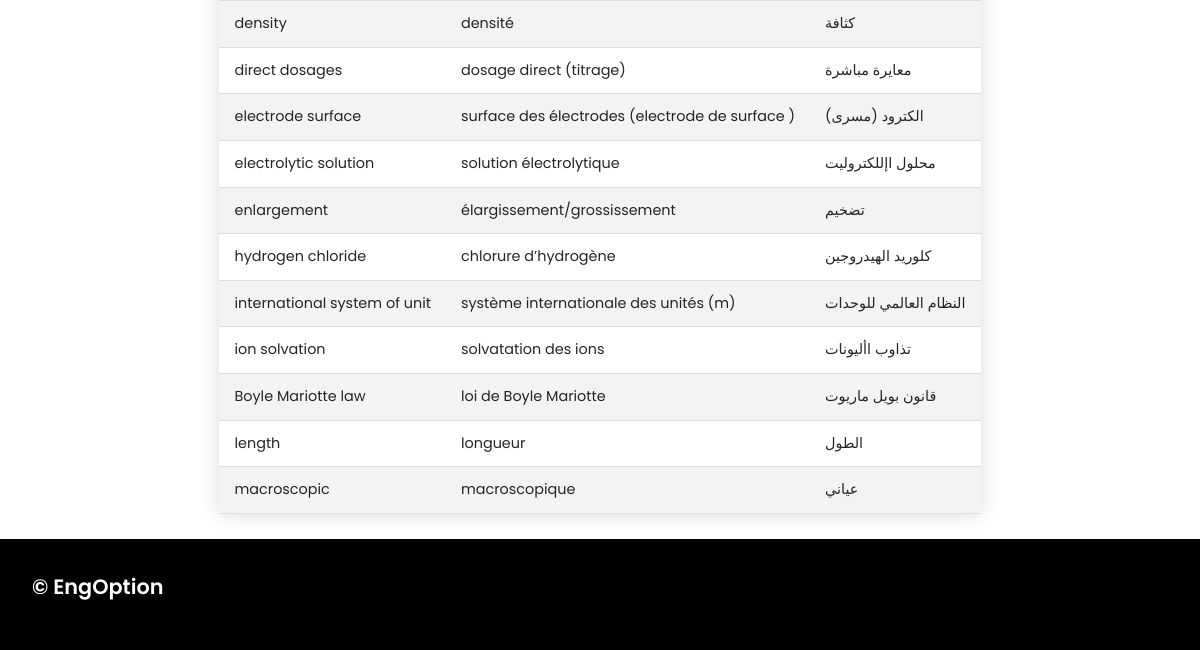
Page /pc/measurement/ (lower part) on the earlier database version.
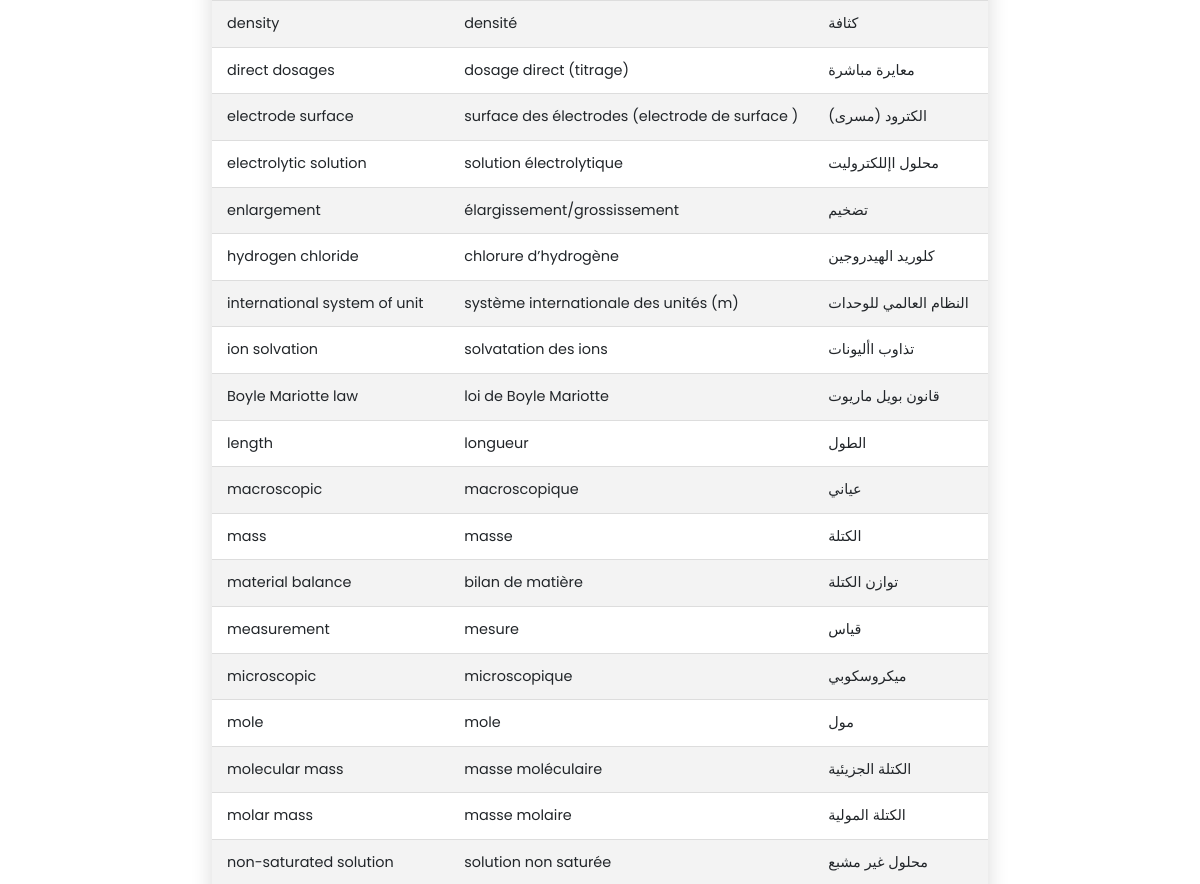
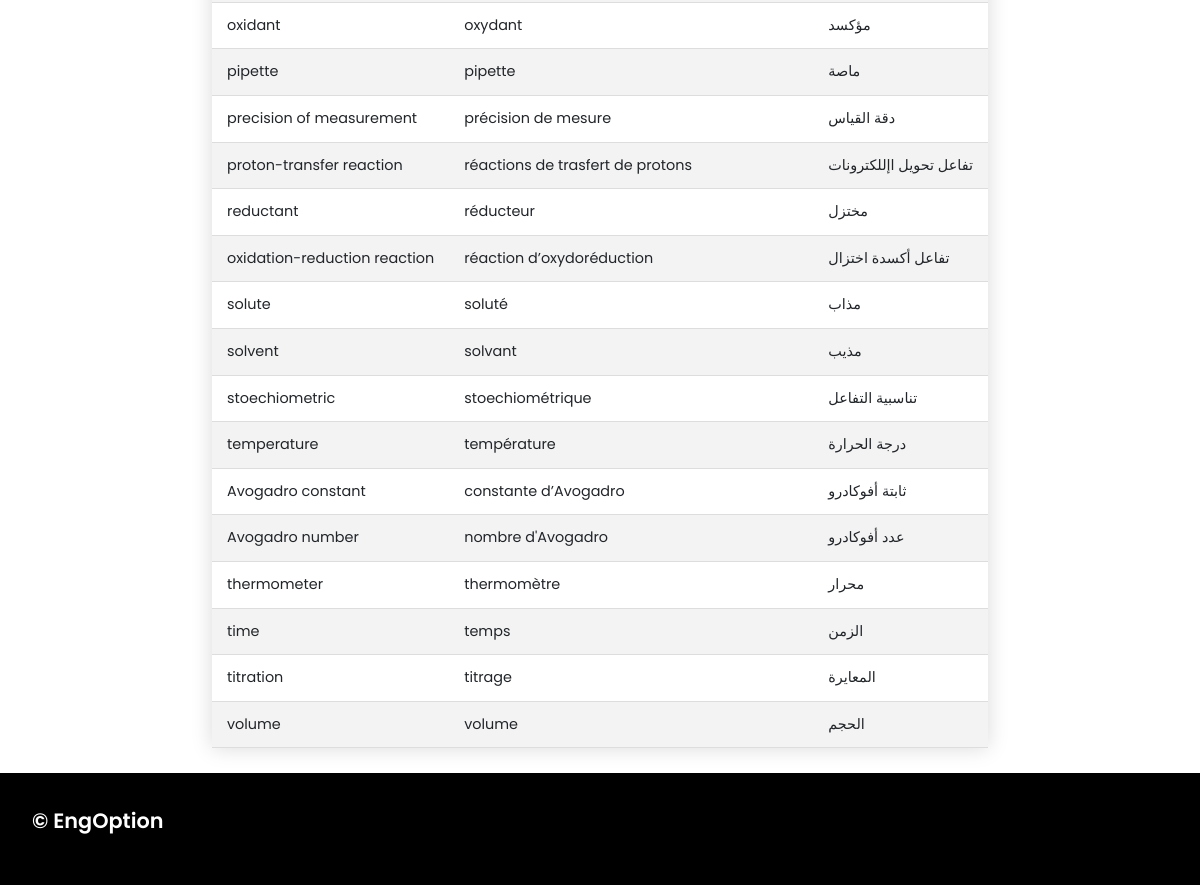
Same page on the later database version (2 pictures, top to bottom).
### app/models.py (models this page shows, shortened)
class PCWord(models.Model):
    fields = [
        ('General','General'),
        ('Electricity','Electricity'),
        ('Optics','Optics'),
        ('Waves','Waves'),
        ('Nuclear transformation','Nuclear transformation'),
        ('Matter','Matter'),
        ('Measurements in chemistry','Measurements in chemistry'),
        ('Mechanics','Mechanics'),
        ('Chemical reactions','Chemical reactions'),
        ('Organic chemistry','Organic chemistry'),
    ]
    english = models.CharField(max_length=100)
    french = models.CharField(max_length=100)
    arabic = models.CharField(max_length=100)
    field = models.CharField(max_length=100,null=True,blank=True,choices=fields)

### app/views.py (the view)
# urls.py: path('pc/measurement/',pc_measurement,name="measurement-chemistry"),
def pc_measurement(request):
    measurement_words = PCWord.objects.all().filter(field='Measurements in chemistry')
    filter = OrderFilter(request.GET,queryset=measurement_words)
    measurement_words = filter.qs
    context = {
        'measurement_words':measurement_words,
        'filter':filter,
    }
    return render(request,'pc/measurement.html',context)

### app/templates/pc/measurement.html (shortened to what this page needs)
{% extends 'base.html' %}
{% load static %}
{% block body %}
<br>
<br>
<br>
<br>
<center>
    {% include 'search.html' %}
<table class="styled-table">
    <tbody>
        {% for word in measurement_words %}
        <tr>
            <td>{{word.english}}</td>
            <td>{{word.french}}</td>
            <td>{{word.arabic}}</td>
        </tr>
        {% endfor %}
    </tbody>
</table>
</center>
{% endblock %}

Differences in the rows shown:
added PCWord: english "mass", french "masse", arabic "الكتلة"
added PCWord: english "material balance", french "bilan de matière", arabic "توازن الكتلة"
added PCWord: english "measurement", french "mesure", arabic "قياس"
added PCWord: english "microscopic", french "microscopique", arabic "ميكروسكوبي"
added PCWord: english "mole", french "mole", arabic "مول"
added PCWord: english "molecular mass", french "masse moléculaire", arabic "الكتلة الجزيئية"
added PCWord: english "molar mass", french "masse molaire", arabic "الكتلة المولية"
added PCWord: english "non-saturated solution", french "solution non saturée", arabic "محلول غير مشبع"
added PCWord: english "oxidant", french "oxydant", arabic "مؤكسد"
added PCWord: english "pipette", french "pipette", arabic "ماصة"
added PCWord: english "precision of measurement", french "précision de mesure", arabic "دقة القياس"
added PCWord: english "proton-transfer reaction", french "réactions de trasfert de protons", arabic "تفاعل تحويل اإللكترونات"
added PCWord: english "reductant", french "réducteur", arabic "مختزل"
added PCWord: english "oxidation-reduction reaction", french "réaction d’oxydoréduction", arabic "تفاعل أكسدة اختزال"
added PCWord: english "solute", french "soluté", arabic "مذاب"
added PCWord: english "solvent", french "solvant", arabic "مذيب"
added PCWord: english "stoechiometric", french "stoechiométrique", arabic "تناسبية التفاعل"
added PCWord: english "temperature", french "température", arabic "درجة الحرارة"
added PCWord: english "Avogadro constant", french "constante d’Avogadro", arabic "ثابتة أفوكادرو"
added PCWord: english "Avogadro number", french "nombre d'Avogadro", arabic "عدد أفوكادرو"
added PCWord: english "thermometer", french "thermomètre", arabic "محرار"
added PCWord: english "time", french "temps", arabic "الزمن"
added PCWord: english "titration", french "titrage", arabic "المعايرة"
added PCWord: english "volume", french "volume", arabic "الحجم"
